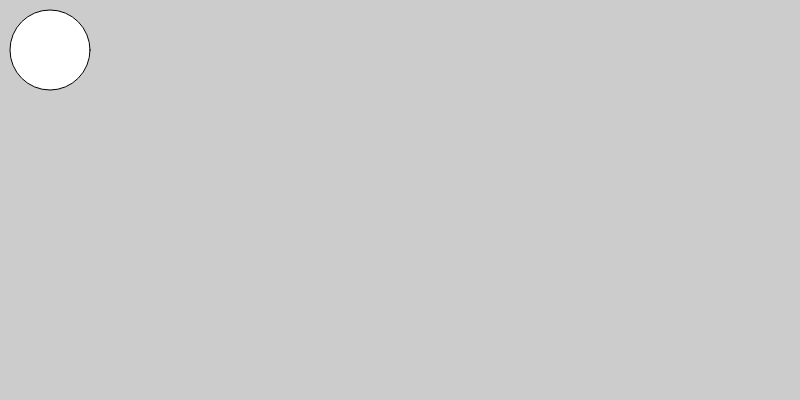
Frame 1 (no input)
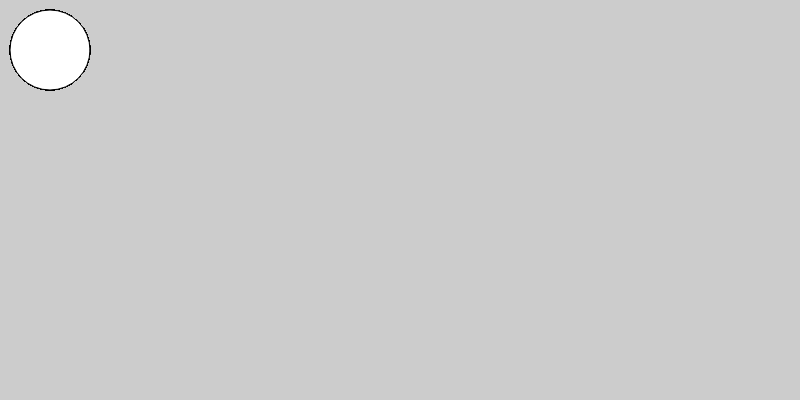
Frame 60 (no input)
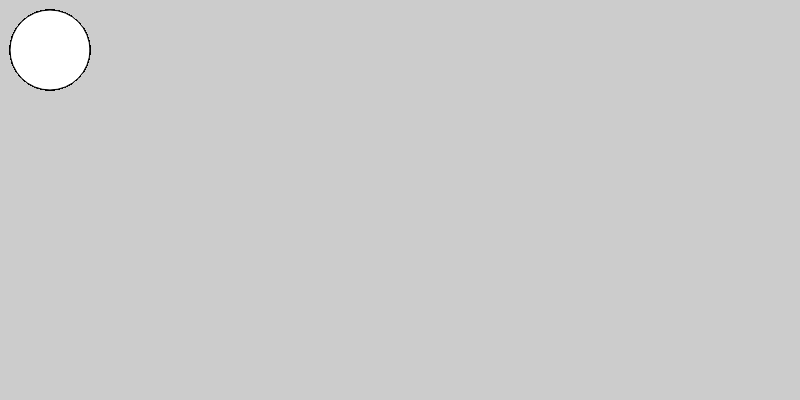
Frame 120 (the mouse pressed at the canvas centre since frame 60)

The p5.js sketch that drew these frames (run headless with seeded random() and noise() and a simulated clock; from frame 60 on, the mouse is pressed at the canvas centre):

// p5.js sketch
// ── sketch.js
function setup() {
  createCanvas(800, 400);
  background(204);
}

function draw() {
  // put drawing code here
  ellipse(50,50,80,80);
}
